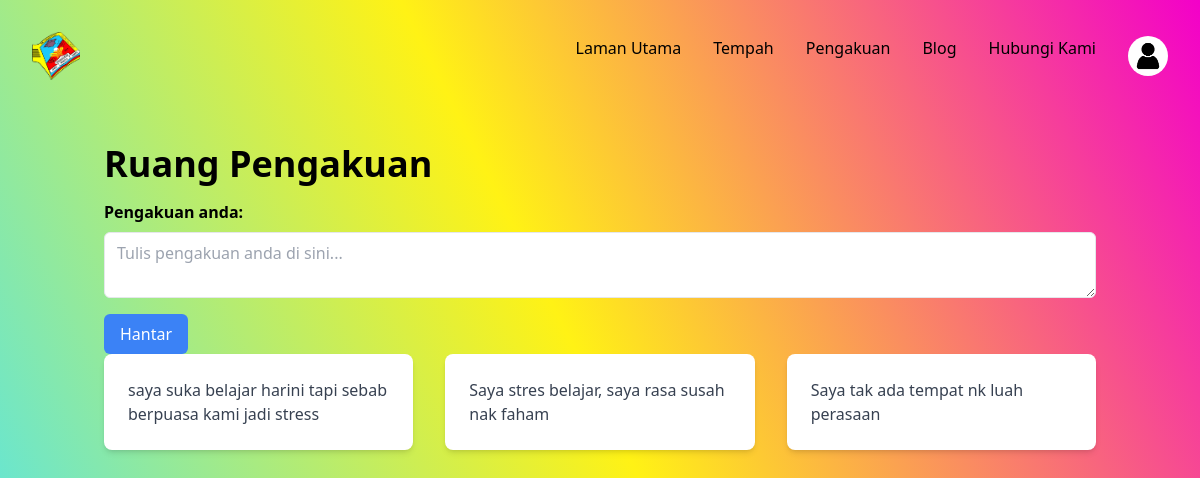
Page /anonconn.php on the earlier database version.
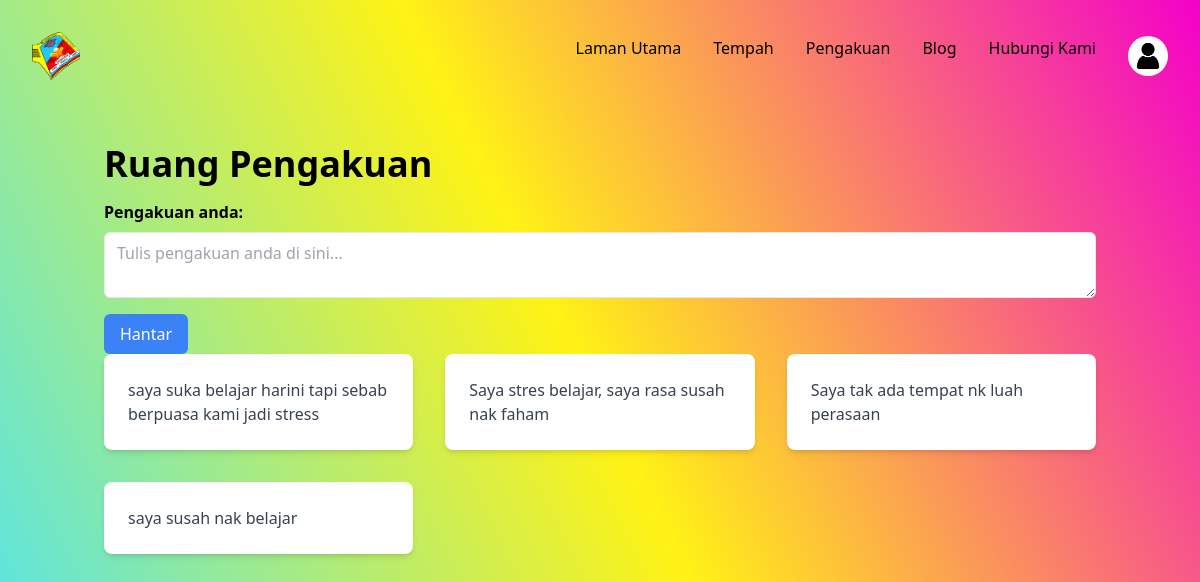
Same page on the later database version.
### tables this page shows
CREATE TABLE `anonymous_confession` (
  `id` int NOT NULL,
  `message` text
);

### anonconn.php (the view, shortened to what this page needs)
<?php
include('Components/header.php');
include('Components/navbar.php');
?>
<div class="container mx-auto px-4">
  <h1 class="text-4xl font-bold mt-8 mb-4">Ruang Pengakuan</h1>
  <form method="post" action="anonconn.php">
    <label for="confession" class="block mb-2 font-bold">Pengakuan anda:</label>
    <textarea id="confession" name="confession" class="block w-full px-3 py-2 border rounded-md mb-4" placeholder="Tulis pengakuan anda di sini..."></textarea>
    <button type="submit" name="submit" class="bg-blue-500 text-white px-4 py-2 rounded-md hover:bg-blue-600">Hantar</button>
  </form>
  <?php
  $sql = "SELECT * FROM anonymous_confession";
  $result = mysqli_query($connection, $sql);
  if (mysqli_num_rows($result) > 0) {
    echo "<div class='grid grid-cols-1 md:grid-cols-2 lg:grid-cols-3 gap-8'>";
    while ($row = mysqli_fetch_assoc($result)) {
      echo "<div class='bg-white rounded-lg shadow-md p-6'>";
      echo "<p class='text-gray-700'>" . $row["message"] . "</p>";
      echo "</div>";
    }
    echo "</div>";
  } else {
    echo "<p class='mt-4'>Tiada pengakuan yang dijumpai.</p>";
  }
  ?>
</div>
<?php
include('Components/footer.php');
?>

Differences in the rows shown:
added anonymous_confession: message "saya susah nak belajar"
